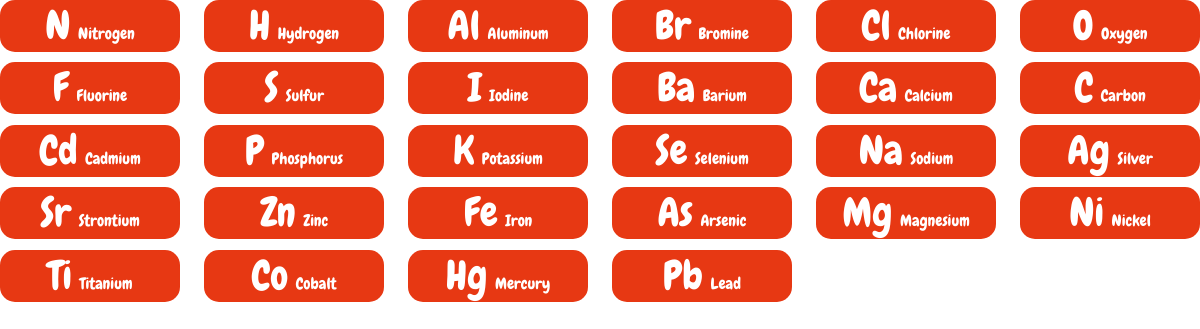
Page /live_search.php on the committed database.
### tables this page shows
CREATE TABLE elements (
    id INT(10) NOT NULL AUTO_INCREMENT PRIMARY KEY,
    symbol VARCHAR(250),
    element_name VARCHAR(250)
);

### live_search.php (the view)
<link rel="stylesheet" href="home.css">
<div class="button-container px-3">
<?php
    require_once "config/config.php";
$name_search = isset($_POST['name_search']) ? $_POST['name_search'] : '';
$stmt = $link->prepare("SELECT * FROM elements WHERE element_name LIKE ? OR symbol LIKE ?");
$likeParam = "%{$name_search}%";
$stmt->bind_param("ss", $likeParam, $likeParam);
$stmt->execute();
$result = $stmt->get_result();
if ($result->num_rows > 0) {
    while ($element = $result->fetch_assoc()) {
        $element_symbol = $element['symbol'];
        $element_name = $element['element_name'];
        echo '<button onclick="setElementName(element_focus, \'' . $element_symbol . '\')" class="offcanvas-btn d-flex flex-column justify-content-center align-items-center mx-auto">
                    <span class="symbol">' . $element_symbol . '</span>
                    <span class="element-name">' . $element_name . '</span>
                </button>';
    }
} else {
    echo '</div>';
    echo "No element found";
}
?>

### home.css (style rules this page uses)
.offcanvas-btn { font-family: "Chewy"; color: white; font-size: 200%; background-color: #e73813; border-radius: 15px; border: none; width: 100%; height: 100%; }
.element-name { font-size: 16px; }
.symbol { font-size: 40px; line-height: 50px; }
.button-container { display: grid; grid-template-columns: repeat(3, 1fr); column-gap: 4%; row-gap: 2%; }
@media (min-width: 450px) { .button-container { display: grid; grid-template-columns: repeat(4, 1fr); gap: 3%; } }
@media (min-width: 768px) { .button-container { display: grid; grid-template-columns: repeat(5, 1fr); gap: 3%; } }
@media (min-width: 992px) { .button-container { display: grid; grid-template-columns: repeat(5, 1fr); column-gap: 3%; row-gap: 4%; } }
@media (min-width: 1200px) { .button-container { display: grid; grid-template-columns: repeat(6, 1fr); column-gap: 2%; row-gap: 4%; } }

### rows in the picture
elements: symbol "N", element_name "Nitrogen"
elements: symbol "H", element_name "Hydrogen"
elements: symbol "Al", element_name "Aluminum"
elements: symbol "Br", element_name "Bromine"
elements: symbol "Cl", element_name "Chlorine"
elements: symbol "O", element_name "Oxygen"
elements: symbol "F", element_name "Fluorine"
elements: symbol "S", element_name "Sulfur"
elements: symbol "I", element_name "Iodine"
elements: symbol "Ba", element_name "Barium"
elements: symbol "Ca", element_name "Calcium"
elements: symbol "C", element_name "Carbon"
elements: symbol "Cd", element_name "Cadmium"
elements: symbol "P", element_name "Phosphorus"
elements: symbol "K", element_name "Potassium"
elements: symbol "Se", element_name "Selenium"
elements: symbol "Na", element_name "Sodium"
elements: symbol "Ag", element_name "Silver"
elements: symbol "Sr", element_name "Strontium"
elements: symbol "Zn", element_name "Zinc"
elements: symbol "Fe", element_name "Iron"
elements: symbol "As", element_name "Arsenic"
elements: symbol "Mg", element_name "Magnesium"
elements: symbol "Ni", element_name "Nickel"
elements: symbol "Ti", element_name "Titanium"
elements: symbol "Co", element_name "Cobalt"
elements: symbol "Hg", element_name "Mercury"
elements: symbol "Pb", element_name "Lead"
